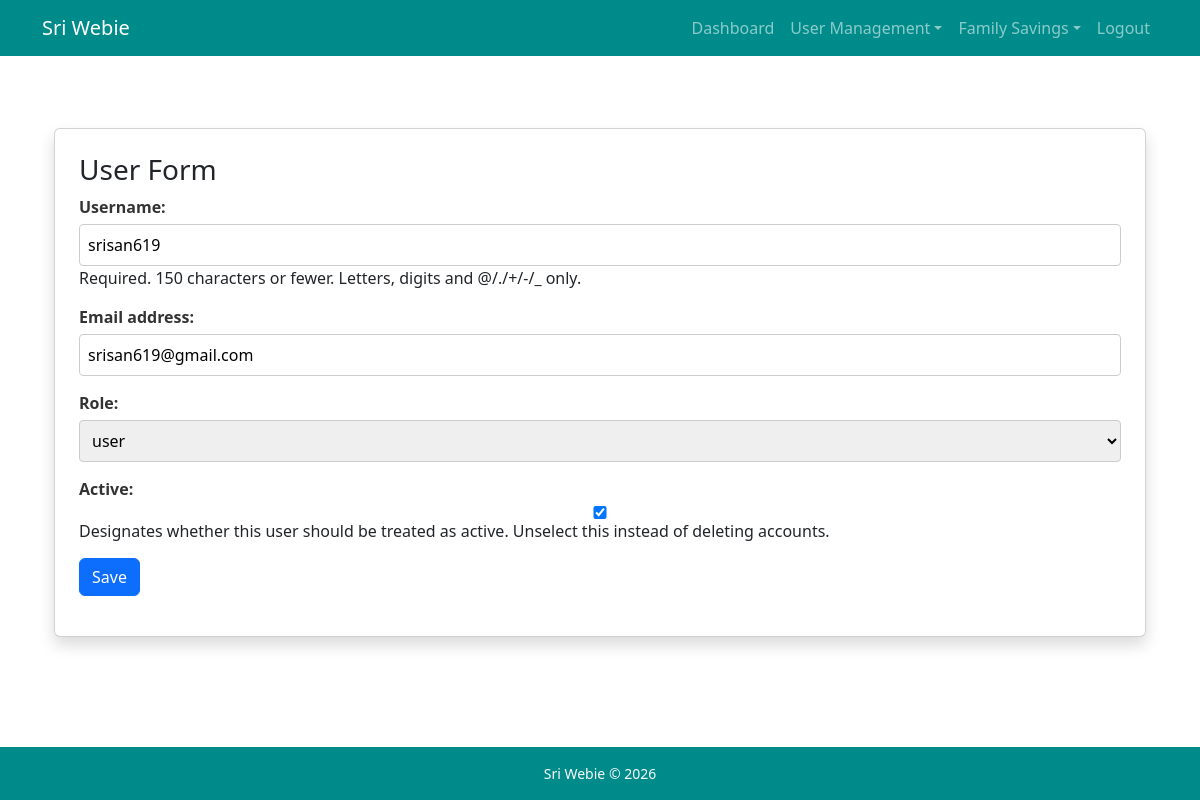
The app's page /users/3/edit/ (signed in) with its own data.
### users/models.py (models this page shows, shortened)
class User(AbstractUser):
    role = models.ForeignKey(Role, on_delete=models.PROTECT, null=True, blank=True)
    groups = models.ManyToManyField('auth.Group', related_name='custom_user_set', blank=True, help_text='The groups this user belongs to', verbose_name='groups')
    user_permissions = models.ManyToManyField('auth.Permission', related_name='custom_user_set', blank=True, help_text='Specific permissions for this user.', verbose_name='user permissions')

### users/views.py (the view)
# urls.py: path('users/<pk>/edit/', user_update, name="user_update"),
@login_required
def user_update(request, pk):
    if not is_admin(request.user):
        return HttpResponseForbidden("Admins only can access")
    user = get_object_or_404(User, pk=pk)
    form = UserUpdateForm(request.POST or None, instance=user)
    if form.is_valid():
        user = form.save()
        messages.success(request, f"User {user.username} updated successfully.")
        return redirect("user_list")
    return render(request, "users/user_form.html", {"form": form})

### users/forms.py
class UserUpdateForm(forms.ModelForm):
    class Meta:
        model = User
        fields = ["username", "email", "role", "is_active"]

### users/models.py (called while the page is built)
    def __str__(self):
        return self.role_name

### users/views.py (called while the page is built)
def is_admin(user):
    return user.role and user.role.role_name == 'admin'

### users/templates/users/user_form.html (shortened to what this page needs)
{% extends "users/base.html" %}
{% block content %}
    <div class="container mt-5">
        <div class="card p-4 shadow">
            <h3>User Form</h3>
            <form method="post">
                {{form.as_p}}
                <button type="submit" class="btn btn-primary">Save</button>
            </form>
        </div>
    </div>
{%endblock%}

### users/templates/users/user_form.html (style rules this page uses)
form p { margin-bottom: 15px; display: flex; flex-direction: column; }
form p label { font-weight: bold; color: #333; margin-bottom: 5px; }
form p input, form p select { padding: 8px; border: 1px solid #ccc; border-radius: 4px; }

### records on screen
User: username "srisan619", email "srisan619@gmail.com", role "user", is_active "☑"
